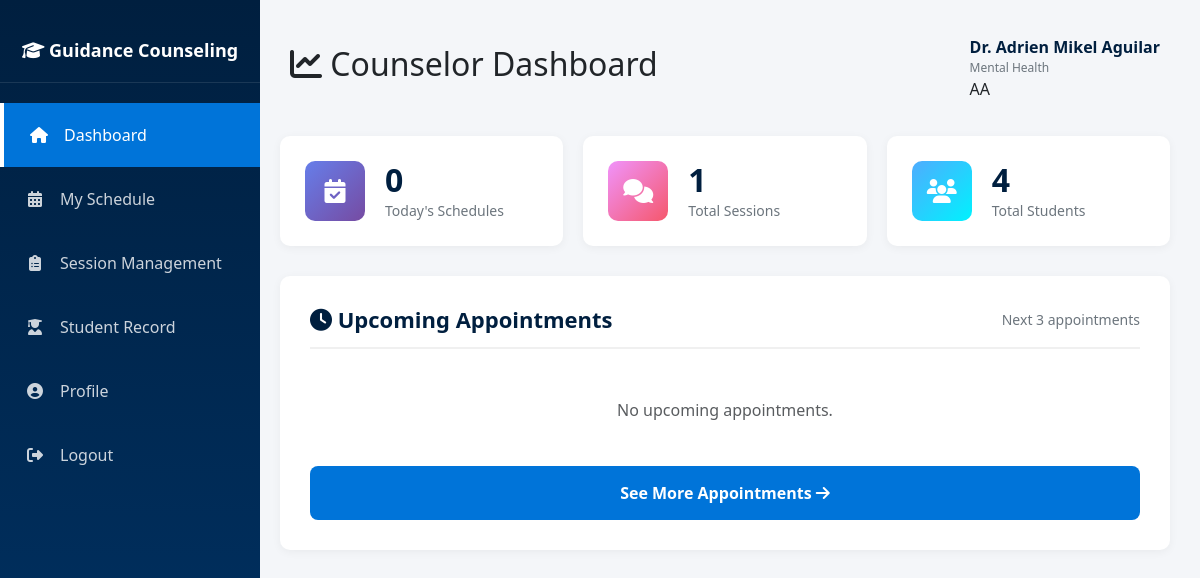
Screenshot of /html/counselor/dashboard.php (signed in) with the database file from the repository.
### tables this page shows
CREATE TABLE `counselors` (
  `counselor_id` int(11) NOT NULL,
  `user_id` int(11) NOT NULL,
  `first_name` varchar(100) NOT NULL,
  `last_name` varchar(100) NOT NULL,
  `department` varchar(100) DEFAULT NULL,
  `specialization` varchar(100) DEFAULT NULL,
  `contact_number` varchar(20) DEFAULT NULL,
  `status` enum('Active','Inactive') DEFAULT 'Active'
);

### html/counselor/dashboard.php (the view, shortened to what this page needs)
<?php
require_once '../../config/database.php';
$user_id = $_SESSION['user_id'];
try {
    $stmt = $pdo->prepare("SELECT * FROM counselors WHERE user_id = ?");
    $stmt->execute([$user_id]);
    $counselor = $stmt->fetch();
    $counselor_id = $counselor['counselor_id'];
    $stmt = $pdo->prepare("SELECT COUNT(*) FROM appointments WHERE counselor_id = ? AND appointment_date = CURDATE() AND status != 'Cancelled'");
    $stmt->execute([$counselor_id]);
    $today_schedules = $stmt->fetchColumn();
    $stmt = $pdo->prepare("SELECT COUNT(*) FROM appointments WHERE counselor_id = ? AND status = 'Completed'");
    $stmt->execute([$counselor_id]);
    $total_sessions = $stmt->fetchColumn();
    $stmt = $pdo->prepare("SELECT COUNT(DISTINCT student_id) FROM appointments WHERE counselor_id = ?");
    $stmt->execute([$counselor_id]);
    $total_students = $stmt->fetchColumn();
    $stmt = $pdo->prepare("
        SELECT a.*, s.first_name, s.last_name
        FROM appointments a
        JOIN students s ON a.student_id = s.student_id
        WHERE a.counselor_id = ? AND a.appointment_date >= CURDATE() AND a.status = 'Confirmed'
        ORDER BY a.appointment_date ASC, a.appointment_time ASC
        LIMIT 3
    ");
    $stmt->execute([$counselor_id]);
    $upcoming_appointments = $stmt->fetchAll();
} catch (PDOException $e) {
    die("Error: " . $e->getMessage());
}
?>
<!DOCTYPE html>
<html lang="en">
  <head>
    <link
      href="https://cdnjs.cloudflare.com/ajax/libs/bootstrap/5.3.2/css/bootstrap.min.css"
      rel="stylesheet"
    />
    <link
      href="https://cdnjs.cloudflare.com/ajax/libs/font-awesome/6.4.0/css/all.min.css"
      rel="stylesheet"
    />
    <link rel="stylesheet" href="../../assets/styles/components/sidebar.css" />
    <link
      rel="stylesheet"
      href="../../assets/styles/layouts/counselor-dashboard.css"
    />
  </head>
  <body>
    <aside class="sidebar" id="sidebar">
      <div class="sidebar-brand">
        <h4><i class="fas fa-graduation-cap"></i> Guidance Counseling</h4>
      </div>
      <ul class="sidebar-menu">
        <li>
          <a href="#" class="active"><i class="fas fa-home"></i> Dashboard</a>
        </li>
        <li>
          <a href="./my-schedule.php" class=""><i class="fas fa-calendar-alt"></i> My Schedule</a>
        </li>
        <li>
          <a href="./session-management.php"
            ><i class="fas fa-clipboard-list"></i> Session Management</a
          >
        </li>
        <li>
          <a href="./student-record.php" class="notif-referrals"
            ><i class="fas fa-user-graduate"></i> Student Record</a
          >
        </li>
        <li>
          <a href="./profile.php"><i class="fa-solid fa-user-circle"></i> Profile</a>
        </li>
        <li>
          <a href="../../logout.php"
            ><i class="fas fa-sign-out-alt"></i> Logout</a
          >
        </li>
      </ul>
    </aside>
    <div class="main-content">
      <div class="top-bar">
        <h2><i class="fas fa-chart-line"></i> Counselor Dashboard</h2>
        <div class="user-info">
          <div>
            <strong style="color: var(--navy-blue)">Dr. <?php echo htmlspecialchars($counselor['first_name'] . ' ' . $counselor['last_name']); ?></strong>
            <p style="margin: 0; font-size: 12px; color: #6c757d">
              <?php echo htmlspecialchars($counselor['specialization'] ?? 'Guidance Counselor'); ?>
            </p>
          </div>
          <div class="user-avatar"><?php echo substr($counselor['first_name'], 0, 1) . substr($counselor['last_name'], 0, 1); ?></div>
        </div>
      </div>
      <div class="stats-container">
        <div class="stat-card">
          <div class="stat-icon schedule">
            <i class="fas fa-calendar-check"></i>
          </div>
          <div class="stat-info">
            <h3 id="todaySchedules"><?php echo $today_schedules; ?></h3>
            <p>Today's Schedules</p>
          </div>
        </div>
        <div class="stat-card">
          <div class="stat-icon sessions">
            <i class="fas fa-comments"></i>
          </div>
          <div class="stat-info">
            <h3 id="totalSessions"><?php echo $total_sessions; ?></h3>
            <p>Total Sessions</p>
          </div>
        </div>
        <div class="stat-card">
          <div class="stat-icon students">
            <i class="fas fa-users"></i>
          </div>
          <div class="stat-info">
            <h3 id="totalStudents"><?php echo $total_students; ?></h3>
            <p>Total Students</p>
          </div>
        </div>
      </div>
      <div class="appointments-section">
        <div class="section-header">
          <h3><i class="fas fa-clock"></i> Upcoming Appointments</h3>
          <span style="color: #6c757d; font-size: 14px"
            >Next 3 appointments</span
          >
        </div>
        <div id="appointmentsList">
            <?php if (count($upcoming_appointments) > 0): ?>
                <?php foreach ($upcoming_appointments as $appt): ?>
                    <div class="appointment-card">
                        <div class="d-flex justify-content-between align-items-center">
                            <div>
                                <h5><?php echo htmlspecialchars($appt['first_name'] . ' ' . $appt['last_name']); ?></h5>
                                <p class="mb-0 text-muted">
                                    <i class="fas fa-clock me-2"></i>
                                    <?php echo date('F d, Y', strtotime($appt['appointment_date'])) . ' at ' . date('h:i A', strtotime($appt['appointment_time'])); ?>
                                </p>
                                <small class="text-primary"><?php echo htmlspecialchars($appt['purpose']); ?></small>
                            </div>
                            <span class="badge bg-primary">Confirmed</span>
                        </div>
                    </div>
                <?php endforeach; ?>
            <?php else: ?>
                <p class="text-center text-muted p-4">No upcoming appointments.</p>
            <?php endif; ?>
        </div>
        <button class="see-more-btn" onclick="window.location.href='my-schedule.php'">
          See More Appointments <i class="fas fa-arrow-right"></i>
        </button>
      </div>
    </div>
  </body>
</html>

### assets/styles/components/sidebar.css (style rules this page uses)
.sidebar { position: fixed; left: 0; top: 0; height: 100vh; width: 260px; background: linear-gradient( 180deg, var(--navy-blue) 0%, var(--light-navy) 100% ); padding: 20px 0; z-index: 1000; transition: all 0.3s ease; overflow: hidden; }
.sidebar-brand { padding: 20px; text-align: center; color: white; border-bottom: 1px solid rgba(255, 255, 255, 0.1); margin-bottom: 20px; }
.sidebar-brand h4 { font-size: 18px; font-weight: 600; margin: 0; }
.sidebar-menu { list-style: none; padding: 0; }
.sidebar-menu li { margin: 0; }
.sidebar-menu a { display: flex; align-items: center; padding: 20px 25px; color: rgba(255, 255, 255, 0.8); text-decoration: none; transition: all 0.3s ease; }
.sidebar-menu a.active { background-color: var(--accent-blue); color: white; border-left: 4px solid white; }
.sidebar-menu a i { margin-right: 15px; width: 20px; text-align: center; }

### assets/styles/layouts/counselor-dashboard.css (style rules this page uses)
* { margin: 0; padding: 0; box-sizing: border-box; }
body { font-family: "Segoe UI", Tahoma, Geneva, Verdana, sans-serif; background-color: #f4f6f9; }
.main-content { margin-left: 250px; padding: 30px; min-height: 100vh; }
.top-bar { background: transparent; padding: 5px 10px; margin-bottom: 30px; display: flex; justify-content: space-between; align-items: center; }
.stats-container { display: grid; grid-template-columns: repeat(auto-fit, minmax(250px, 1fr)); gap: 20px; margin-bottom: 30px; }
.stat-card { background: white; padding: 25px; border-radius: 10px; box-shadow: 0 2px 10px rgba(0, 0, 0, 0.05); display: flex; align-items: center; gap: 20px; }
.stat-icon { width: 60px; height: 60px; border-radius: 10px; display: flex; align-items: center; justify-content: center; font-size: 24px; color: white; }
.stat-icon.schedule { background: linear-gradient(135deg, #667eea 0%, #764ba2 100%); }
.stat-icon.sessions { background: linear-gradient(135deg, #f093fb 0%, #f5576c 100%); }
.stat-icon.students { background: linear-gradient(135deg, #4facfe 0%, #00f2fe 100%); }
.stat-info h3 { font-size: 32px; font-weight: 700; color: var(--navy-blue); margin: 0; }
.stat-info p { color: #6c757d; margin: 0; font-size: 14px; }
.appointments-section { background: white; padding: 30px; border-radius: 10px; box-shadow: 0 2px 10px rgba(0, 0, 0, 0.05); }
.section-header { display: flex; justify-content: space-between; align-items: center; margin-bottom: 25px; padding-bottom: 15px; border-bottom: 2px solid #f0f0f0; }
.section-header h3 { color: var(--navy-blue); font-size: 22px; font-weight: 600; margin: 0; }
.see-more-btn { display: block; width: 100%; text-align: center; padding: 15px; background: var(--accent-blue); color: white; border: none; border-radius: 8px; font-weight: 600; margin-top: 20px; cursor: pointer; transition: all 0.3s ease; }

### assets/styles/components/variables.css (style rules this page uses)
:root { --navy-blue: #001f3f; --light-navy: #003366; --accent-blue: #0074d9; }

### rows the page displays
counselors: first_name+last_name "Adrien Mikel Aguilar", specialization "Mental Health", first_name "A", last_name "A"

### other values shown
$today_schedules "0"
$total_sessions "1"
$total_students "4"
